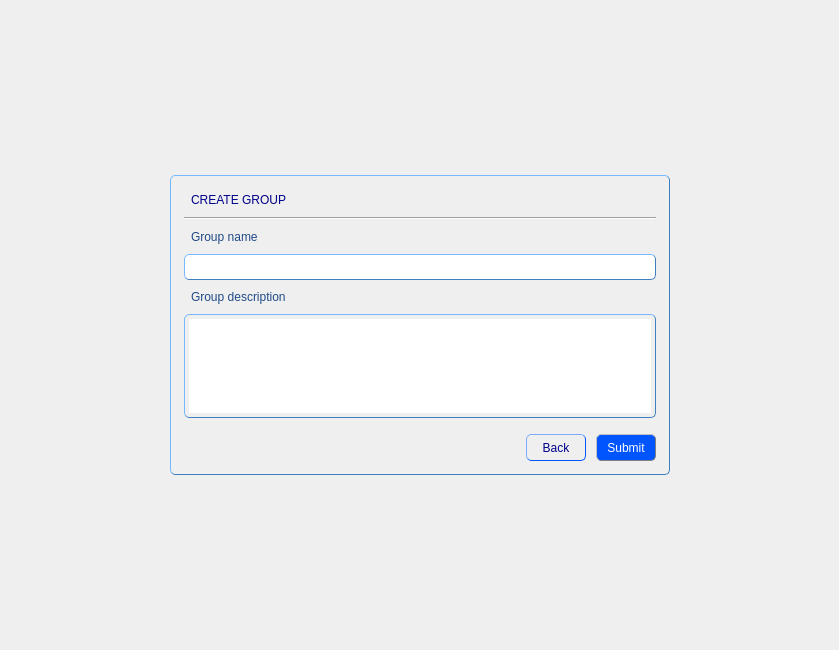
<?xml version="1.0" encoding="UTF-8"?>
<ui version="4.0">
 <class>CreateGroupForm</class>
 <widget class="QWidget" name="CreateGroupForm">
  <property name="geometry">
   <rect>
    <x>0</x>
    <y>0</y>
    <width>839</width>
    <height>650</height>
   </rect>
  </property>
  <property name="windowTitle">
   <string>Form</string>
  </property>
  <property name="styleSheet">
   <string notr="true">QGroupBox {
               color: black;
               padding: 4px;
               border: 1px solid rgb(63, 127, 191); 
               border-radius: 5px;
               border-style: outset;
              }
QLabel {
               color: rgb(32, 74, 135);
               padding: 4px;
               border-radius: 5px;
               border-style: outset;
	           font: 11pt &quot;MS Shell Dlg 2&quot;;
              }
QLineEdit {
               color: black;
               padding: 4px;
               border: 1px solid rgb(63, 127, 191); 
               border-radius: 5px;
               border-style: outset;
	           font: 10pt &quot;MS Shell Dlg 2&quot;;
              }
QPlainTextEdit {
               color: black;
               padding: 4px;
               border: 1px solid rgb(63, 127, 191); 
               border-radius: 5px;
               border-style: outset;
	           font: 10pt &quot;MS Shell Dlg 2&quot;;
              }</string>
  </property>
  <layout class="QGridLayout" name="gridLayout_2">
   <item row="0" column="1">
    <spacer name="verticalSpacer">
     <property name="orientation">
      <enum>Qt::Vertical</enum>
     </property>
     <property name="sizeHint" stdset="0">
      <size>
       <width>20</width>
       <height>40</height>
      </size>
     </property>
    </spacer>
   </item>
   <item row="1" column="0">
    <spacer name="horizontalSpacer_2">
     <property name="orientation">
      <enum>Qt::Horizontal</enum>
     </property>
     <property name="sizeHint" stdset="0">
      <size>
       <width>40</width>
       <height>20</height>
      </size>
     </property>
    </spacer>
   </item>
   <item row="1" column="2">
    <spacer name="horizontalSpacer_3">
     <property name="orientation">
      <enum>Qt::Horizontal</enum>
     </property>
     <property name="sizeHint" stdset="0">
      <size>
       <width>40</width>
       <height>20</height>
      </size>
     </property>
    </spacer>
   </item>
   <item row="1" column="1">
    <widget class="QGroupBox" name="groupBox">
     <property name="sizePolicy">
      <sizepolicy hsizetype="Fixed" vsizetype="Fixed">
       <horstretch>0</horstretch>
       <verstretch>0</verstretch>
      </sizepolicy>
     </property>
     <property name="minimumSize">
      <size>
       <width>500</width>
       <height>300</height>
      </size>
     </property>
     <property name="maximumSize">
      <size>
       <width>500</width>
       <height>300</height>
      </size>
     </property>
     <property name="styleSheet">
      <string notr="true"/>
     </property>
     <property name="title">
      <string/>
     </property>
     <layout class="QGridLayout" name="gridLayout">
      <item row="4" column="0">
       <layout class="QHBoxLayout" name="horizontalLayout">
        <property name="spacing">
         <number>0</number>
        </property>
        <item>
         <spacer name="horizontalSpacer">
          <property name="orientation">
           <enum>Qt::Horizontal</enum>
          </property>
          <property name="sizeHint" stdset="0">
           <size>
            <width>40</width>
            <height>20</height>
           </size>
          </property>
         </spacer>
        </item>
        <item>
         <widget class="QToolButton" name="backButton">
          <property name="minimumSize">
           <size>
            <width>60</width>
            <height>0</height>
           </size>
          </property>
          <property name="maximumSize">
           <size>
            <width>60</width>
            <height>16777215</height>
           </size>
          </property>
          <property name="styleSheet">
           <string notr="true">QToolButton {
               color: darkblue;
               padding: 4px;
               border: 1px solid rgb(0, 85, 255); 
               border-radius: 5px;
               border-style: outset;
               font: 10pt &quot;MS Shell Dlg 2&quot;;
              }

QToolButton:hover {
               color: white;
               border: 1px solid grey;
               background-color: rgb(0, 78, 235);
               }

QToolButton:pressed {
               color: rgb(0, 0, 197)
               background: shadow;
               border-style: inset;
               }</string>
          </property>
          <property name="text">
           <string>Back</string>
          </property>
         </widget>
        </item>
        <item>
         <spacer name="horizontalSpacer_4">
          <property name="orientation">
           <enum>Qt::Horizontal</enum>
          </property>
          <property name="sizeType">
           <enum>QSizePolicy::Minimum</enum>
          </property>
          <property name="sizeHint" stdset="0">
           <size>
            <width>10</width>
            <height>20</height>
           </size>
          </property>
         </spacer>
        </item>
        <item>
         <widget class="QToolButton" name="submitButton">
          <property name="minimumSize">
           <size>
            <width>60</width>
            <height>0</height>
           </size>
          </property>
          <property name="maximumSize">
           <size>
            <width>130</width>
            <height>16777215</height>
           </size>
          </property>
          <property name="styleSheet">
           <string notr="true">QToolButton {
               color: white;
               padding: 4px;
               border: 1px solid grey; 
               border-radius: 5px;
               border-style: outset;
               max-width: 120px;
               background-color: rgb(0, 85, 255);
               font: 10pt &quot;MS Shell Dlg 2&quot;;
              }

QToolButton:hover {
               color: darkblue;
               border: 1px solid grey;
               background-color: rgb(255, 255, 255);
               }

QToolButton:pressed {
               color: rgb(0, 0, 197)
               background: shadow;
               border-style: inset;
			    background-color: rgb(0, 78, 235);
               }</string>
          </property>
          <property name="text">
           <string>Submit</string>
          </property>
         </widget>
        </item>
       </layout>
      </item>
      <item row="1" column="0">
       <widget class="Line" name="line">
        <property name="orientation">
         <enum>Qt::Horizontal</enum>
        </property>
       </widget>
      </item>
      <item row="0" column="0">
       <widget class="QLabel" name="label_3">
        <property name="styleSheet">
         <string notr="true">QLabel {
               color: darkblue;
               padding: 4px;
               border-radius: 5px;
               border-style: outset;
	           font: 12pt &quot;MS Shell Dlg 2&quot;;
              }</string>
        </property>
        <property name="text">
         <string>CREATE GROUP</string>
        </property>
       </widget>
      </item>
      <item row="2" column="0">
       <layout class="QVBoxLayout" name="verticalLayout">
        <item>
         <widget class="QLabel" name="label">
          <property name="styleSheet">
           <string notr="true"/>
          </property>
          <property name="text">
           <string>Group name</string>
          </property>
         </widget>
        </item>
        <item>
         <widget class="QLineEdit" name="groupNameLine">
          <property name="styleSheet">
           <string notr="true"/>
          </property>
         </widget>
        </item>
        <item>
         <widget class="QLabel" name="label_2">
          <property name="styleSheet">
           <string notr="true"/>
          </property>
          <property name="text">
           <string>Group description</string>
          </property>
         </widget>
        </item>
        <item>
         <widget class="QPlainTextEdit" name="groupDescrEdit">
          <property name="styleSheet">
           <string notr="true"/>
          </property>
         </widget>
        </item>
       </layout>
      </item>
      <item row="3" column="0">
       <spacer name="verticalSpacer_3">
        <property name="orientation">
         <enum>Qt::Vertical</enum>
        </property>
        <property name="sizeType">
         <enum>QSizePolicy::Minimum</enum>
        </property>
        <property name="sizeHint" stdset="0">
         <size>
          <width>20</width>
          <height>10</height>
         </size>
        </property>
       </spacer>
      </item>
     </layout>
    </widget>
   </item>
   <item row="2" column="1">
    <spacer name="verticalSpacer_2">
     <property name="orientation">
      <enum>Qt::Vertical</enum>
     </property>
     <property name="sizeHint" stdset="0">
      <size>
       <width>20</width>
       <height>40</height>
      </size>
     </property>
    </spacer>
   </item>
  </layout>
 </widget>
 <resources/>
 <connections/>
</ui>
